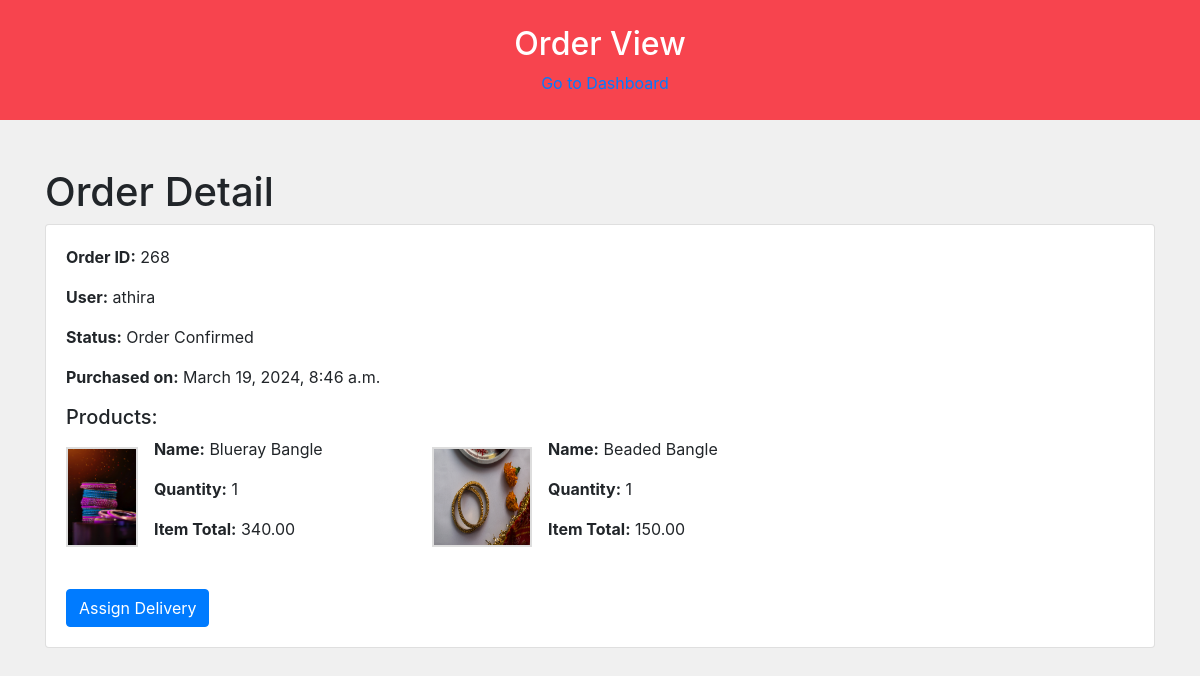
/orderdetailview/268/, run on an earlier commit of the app's database.
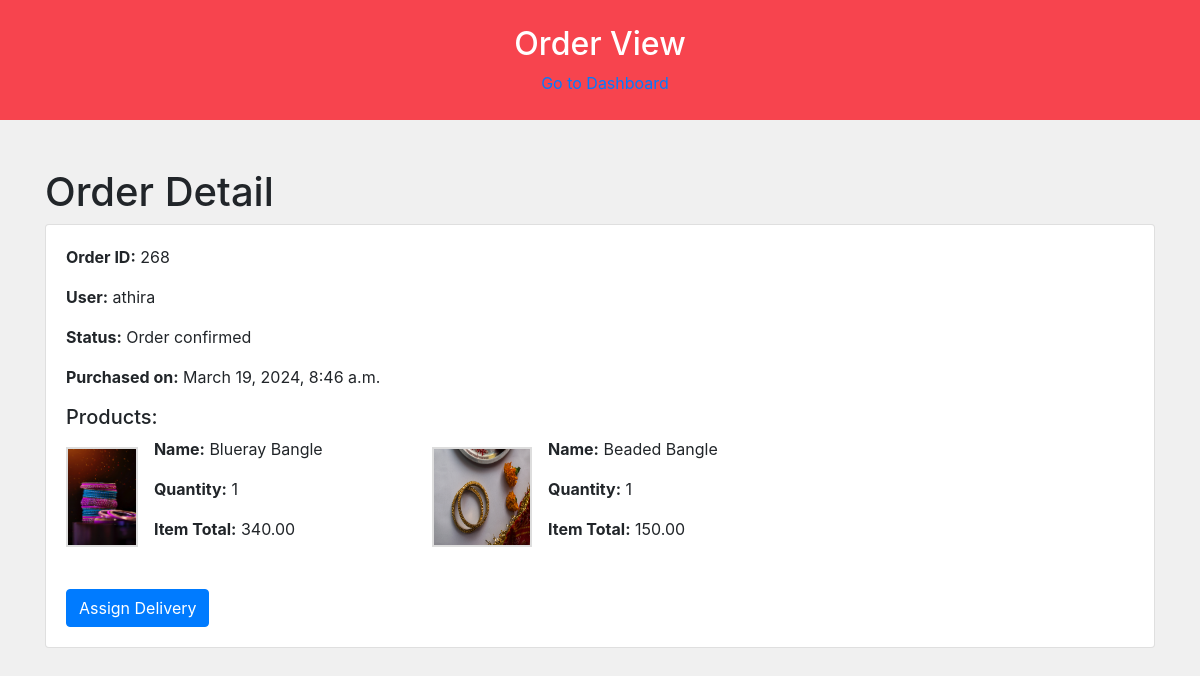
And on a later commit of the database.
### firstapp/models.py (models this page shows, shortened)
class Order(models.Model):
     STATUS = (
        ('Order Confirmed', 'Order Confirmed'),
        ('Processing', 'Processing'),
        ('Shipped', 'Shipped'),
        ('Delivered', 'Delivered'),
        ('Cancelled', 'Cancelled'),
    )
     DELIVERY_STATUS_CHOICES = [
        ('PENDING', 'Pending'),
        ('OUT_FOR_DELIVERY', 'Out for Delivery'),
        ('DELIVERED', 'Delivered'),
    ]
     user = models.ForeignKey(CustomUser, on_delete=models.CASCADE)
     products = models.ManyToManyField(Product1, through='OrderItem')
     total_amount = models.DecimalField(max_digits=10, decimal_places=2)
     payment_id= models.CharField(blank=True, max_length=100, null=True)
     payment_status= models.BooleanField(default=False)
     status = models.CharField(max_length=20, choices=STATUS, default='Order Confirmed')
     created_at = models.DateTimeField(auto_now_add=True)
     delivery_status = models.CharField(max_length=20, choices=DELIVERY_STATUS_CHOICES, default='PENDING')

class CustomUser(AbstractUser):
    ADMIN = 1
    CUSTOMER = 2
    DELIVERYTEAM = 3
    USER_TYPES = (
        (ADMIN, 'Admin'),
        (CUSTOMER, 'Customer'),
        (DELIVERYTEAM, 'Deliveryteam')
    )
    user_types = models.PositiveSmallIntegerField(choices=USER_TYPES,default='2')
    fullName = models.CharField(max_length=50)
    email = models.EmailField(max_length=100)
    phone = models.CharField(max_length=12, blank=True)
    password = models.CharField(max_length=128)
    is_admin = models.BooleanField(default=False)
    is_staff = models.BooleanField(default=False)
    is_active = models.BooleanField(default=True)
    is_superadmin = models.BooleanField(default=False)
    objects = UserManager()

### firstapp/views.py (the view)
# urls.py: path('orderdetailview/<int:order_id>/', views.order_detail_view, name='order_detail'),
def order_detail_view(request, order_id):
    order = get_object_or_404(Order, id=order_id)
    order_items = order.orderitem_set.all()  # Fetch related OrderItems
    return render(request, 'orderdetailview.html', {'order': order, 'order_items': order_items})

### templates/orderdetailview.html (shortened to what this page needs)
<!DOCTYPE html>
<html lang="en">
<head>
  <link rel="stylesheet" href="https://stackpath.bootstrapcdn.com/bootstrap/4.5.2/css/bootstrap.min.css">
</head>
<body style="background-color: #f0f0f0;">
    <div class="header">
        <h2><center>Order View</center></h2>
        <a href="{% url 'adminpanel' %}" style="margin-left: 10px;">Go to Dashboard</a>
    </div>
  <div class="container mt-5">
    <h1>Order Detail</h1>
    <div class="card">
      <div class="card-body">
        <p><strong>Order ID:</strong> {{ order.id }}</p>
        <p><strong>User:</strong> {{ order.user.fullName }}</p>
        <p><strong>Status:</strong> {{ order.status }}</p>
        <p><strong>Purchased on:</strong> {{ order.created_at }}</p>
        <h5>Products:</h5>
        <div class="row">
          {% for item in order.orderitem_set.all %}
          <div class="col-md-4 mb-3">
            <div class="d-flex align-items-center">
              <img src="{{ item.product.product_image.url }}" alt="{{ item.product.product_name }}" style="max-width: 100px; height: 100px; border: 2px solid #ddd;">
              <div class="ml-3">
                <p><strong>Name:</strong> {{ item.product.product_name }}</p>
                <p><strong>Quantity:</strong> {{ item.quantity }}</p>
                <p><strong>Item Total:</strong> {{ item.item_total }}</p>
              </div>
            </div>
          </div>
          {% endfor %}
        </div>
        <form method="post" action="{% url 'assign_delivery' order.id %}">
          <button type="submit" class="btn btn-primary mt-3" id="assignDeliveryBtn">Assign Delivery</button>
        </form>
      </div>
    </div>
  </div>
</body>
</html>

What changed in the data, as far as the page shows it:
changed Order "athira": status "Order Confirmed" → "Order confirmed"
